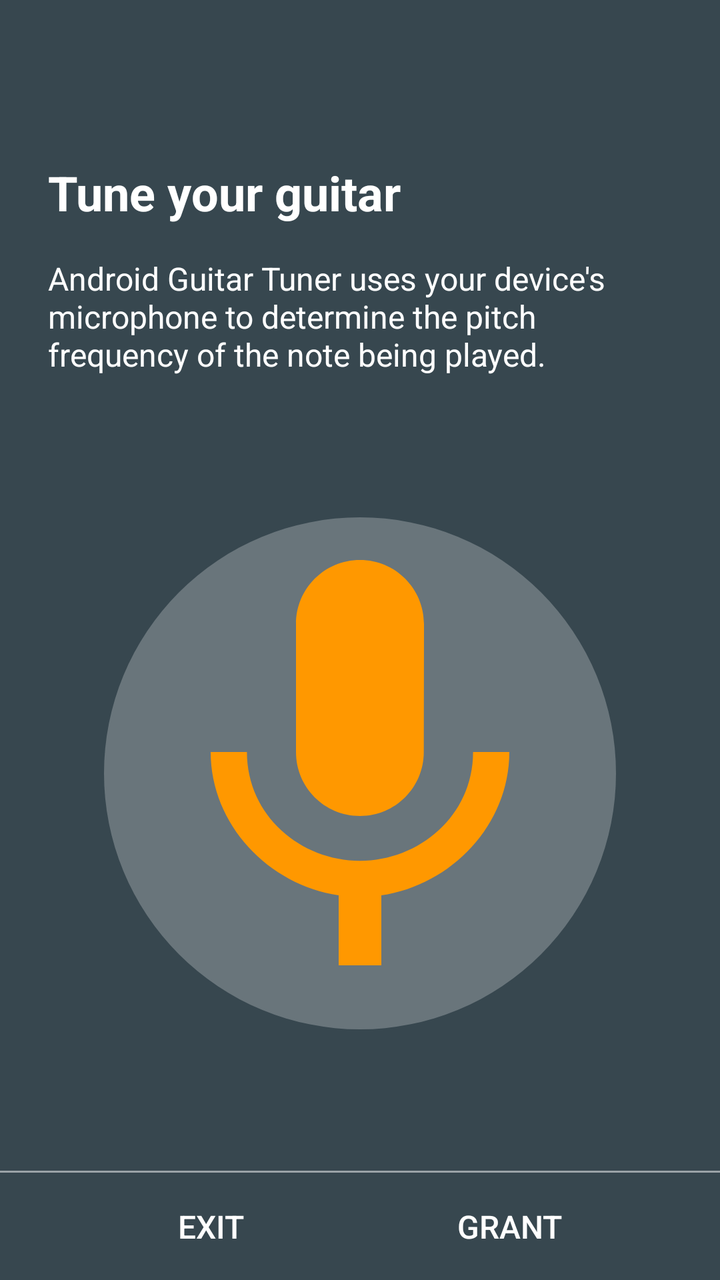
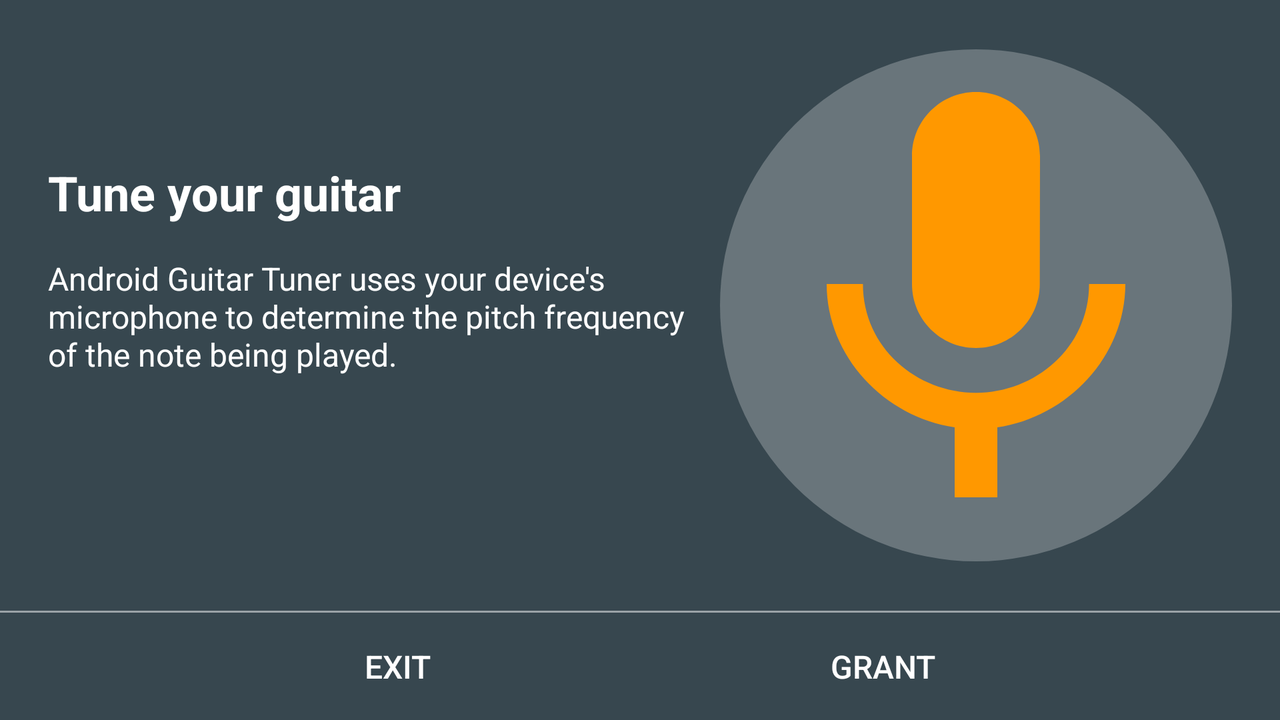

An Android layout and its configuration variant, each rendered on a device that would load it. The default file and the variant file are quoted in full after the pictures.
<!-- AndroidManifest.xml: application theme AppTheme -->
<!-- res/layout/activity_permission.xml -->
<?xml version="1.0" encoding="utf-8"?>
<android.support.constraint.ConstraintLayout
    xmlns:android="http://schemas.android.com/apk/res/android"
    xmlns:app="http://schemas.android.com/apk/res-auto"
    android:layout_width="match_parent"
    android:layout_height="match_parent">

    <TextView
        android:id="@+id/titleTextView"
        android:layout_width="0dp"
        android:layout_height="wrap_content"
        android:layout_marginEnd="@dimen/spacing_medium"
        android:layout_marginStart="@dimen/spacing_medium"
        android:layout_marginTop="@dimen/permission_title_top_margin"
        android:text="@string/permission_title"
        android:textColor="@color/primary_text_color"
        android:textSize="@dimen/text_size_medium"
        android:textStyle="bold"
        app:layout_constraintEnd_toEndOf="parent"
        app:layout_constraintStart_toStartOf="parent"
        app:layout_constraintTop_toTopOf="parent"/>

    <TextView
        android:id="@+id/descriptionTextView"
        android:layout_width="0dp"
        android:layout_height="wrap_content"
        android:layout_marginEnd="@dimen/spacing_medium"
        android:layout_marginStart="@dimen/spacing_medium"
        android:layout_marginTop="@dimen/spacing_small"
        android:text="@string/permission_description"
        android:textColor="@color/primary_text_color"
        android:textSize="@dimen/text_size_small"
        app:layout_constraintEnd_toEndOf="parent"
        app:layout_constraintStart_toStartOf="parent"
        app:layout_constraintTop_toBottomOf="@+id/titleTextView"/>

    <ImageView
        android:id="@+id/permissionIconImageView"
        android:layout_width="wrap_content"
        android:layout_height="wrap_content"
        android:contentDescription="@string/permission_icon_content_description"
        android:src="@drawable/permission_graphic"
        app:layout_constraintBottom_toTopOf="@+id/buttonTopDivider"
        app:layout_constraintEnd_toEndOf="parent"
        app:layout_constraintStart_toStartOf="parent"
        app:layout_constraintTop_toBottomOf="@+id/descriptionTextView"/>

    <View
        android:id="@+id/buttonTopDivider"
        android:layout_width="0dp"
        android:layout_height="1dp"
        android:background="@color/white_50_percent_transparency"
        app:layout_constraintBottom_toTopOf="@+id/exitButton"
        app:layout_constraintEnd_toEndOf="parent"
        app:layout_constraintStart_toStartOf="parent"/>

    <Button
        android:id="@+id/exitButton"
        style="@style/Button.Permission"
        android:layout_width="wrap_content"
        android:layout_height="wrap_content"
        android:text="@string/permission_exit_button"
        app:layout_constraintBottom_toBottomOf="parent"
        app:layout_constraintEnd_toStartOf="@+id/permissionButton"
        app:layout_constraintHorizontal_chainStyle="spread"
        app:layout_constraintStart_toStartOf="parent"/>

    <Button
        android:id="@+id/permissionButton"
        style="@style/Button.Permission"
        android:layout_width="wrap_content"
        android:layout_height="wrap_content"
        android:text="@string/permission_allow_button"
        app:layout_constraintBottom_toBottomOf="parent"
        app:layout_constraintEnd_toEndOf="parent"
        app:layout_constraintStart_toEndOf="@+id/exitButton"/>

</android.support.constraint.ConstraintLayout>
<!-- resources referenced by this layout -->
<resources>
  <color name="primary_text_color">@color/white</color>
  <color name="white_50_percent_transparency">#80FFFFFF</color>
  <dimen name="permission_title_top_margin">80dp</dimen>
  <dimen name="spacing_medium">24dp</dimen>
  <dimen name="spacing_small">16dp</dimen>
  <dimen name="text_size_medium">24sp</dimen>
  <dimen name="text_size_small">16sp</dimen>
  <!-- drawable permission_graphic (drawable) -->
  <?xml version="1.0" encoding="utf-8"?>
  <layer-list xmlns:android="http://schemas.android.com/apk/res/android">
  
      <item android:drawable="@drawable/permission_graphic_circle"/>
  
      <item
          android:drawable="@drawable/permission_graphic_microphone"
          android:gravity="center"/>
  
  </layer-list>
  <string name="permission_allow_button">Grant</string>
  <string name="permission_description">Android Guitar Tuner uses your device\'s microphone to determine the pitch frequency of the note being played.</string>
  <string name="permission_exit_button">Exit</string>
  <string name="permission_icon_content_description">An icon illustrating an audio permission rationale.</string>
  <string name="permission_title">Tune your guitar</string>
  <style name="Button.Permission" parent="Base.Widget.AppCompat.Button.Borderless">
          <item name="android:textSize">@dimen/text_size_small</item>
          <item name="android:padding">@dimen/spacing_small</item>
      </style>
  <style name="AppTheme" parent="Theme.AppCompat.Light.NoActionBar">
          <item name="android:windowBackground">@color/primary_light_color</item>
          <item name="colorPrimary">@color/primary_color</item>
          <item name="colorPrimaryDark">@color/primary_dark_color</item>
          <item name="colorAccent">@color/primary_accent_color</item>
          <item name="android:textColorPrimary">@color/primary_text_color</item>
          <item name="android:navigationBarColor">@color/primary_dark_color</item>
          <item name="android:colorControlNormal">@color/white</item>
      </style>
  <color name="white">#FFFFFF</color>
  <!-- drawable permission_graphic_circle (drawable) -->
  <?xml version="1.0" encoding="utf-8"?>
  <shape xmlns:android="http://schemas.android.com/apk/res/android"
         android:shape="oval">
  
      <solid
          android:color="@color/permission_circle_color"/>
  
      <size
          android:width="@dimen/permission_circle_size"
          android:height="@dimen/permission_circle_size"/>
  
  </shape>
  <!-- drawable permission_graphic_microphone (drawable) -->
  <vector xmlns:android="http://schemas.android.com/apk/res/android"
          android:width="@dimen/permission_microphone_size"
          android:height="@dimen/permission_microphone_size"
          android:viewportHeight="24.0"
          android:viewportWidth="24.0">
      <path
          android:fillColor="@color/permission_microphone_color"
          android:pathData="M12,14c1.66,0 2.99,-1.34 2.99,-3L15,5c0,-1.66 -1.34,-3 -3,-3S9,3.34 9,5v6c0,1.66 1.34,3 3,3zM17.3,11c0,3 -2.54,5.1 -5.3,5.1S6.7,14 6.7,11L5,11c0,3.41 2.72,6.23 6,6.72L11,21h2v-3.28c3.28,-0.48 6,-3.3 6,-6.72h-1.7z"/>
  </vector>
  <color name="primary_light_color">#37474F</color>
  <color name="primary_color">#263238</color>
  <color name="primary_dark_color">#212121</color>
  <color name="primary_accent_color">#85D52C</color>
  <color name="permission_circle_color">@color/white_25_percent_transparency</color>
  <dimen name="permission_circle_size">256dp</dimen>
  <dimen name="permission_microphone_size">256dp</dimen>
  <color name="permission_microphone_color">@color/secondary_accent_color</color>
  <color name="white_25_percent_transparency">#40FFFFFF</color>
  <color name="secondary_accent_color">#FF9800</color>
</resources>
<!-- res/layout-land/activity_permission.xml (the repository's variant of the layout above) -->
<!-- drawn on the phone turned sideways -->
<?xml version="1.0" encoding="utf-8"?>
<android.support.constraint.ConstraintLayout
    xmlns:android="http://schemas.android.com/apk/res/android"
    xmlns:app="http://schemas.android.com/apk/res-auto"
    android:layout_width="match_parent"
    android:layout_height="match_parent">

    <TextView
        android:id="@+id/titleTextView"
        android:layout_width="0dp"
        android:layout_height="wrap_content"
        android:layout_marginEnd="@dimen/spacing_small"
        android:layout_marginStart="@dimen/spacing_medium"
        android:layout_marginTop="@dimen/permission_title_top_margin"
        android:text="@string/permission_title"
        android:textColor="@color/primary_text_color"
        android:textSize="@dimen/text_size_medium"
        android:textStyle="bold"
        app:layout_constraintEnd_toStartOf="@+id/permissionIconImageView"
        app:layout_constraintStart_toStartOf="parent"
        app:layout_constraintTop_toTopOf="parent"/>

    <TextView
        android:id="@+id/descriptionTextView"
        android:layout_width="0dp"
        android:layout_height="wrap_content"
        android:layout_marginEnd="@dimen/spacing_small"
        android:layout_marginStart="@dimen/spacing_medium"
        android:layout_marginTop="@dimen/spacing_small"
        android:text="@string/permission_description"
        android:textColor="@color/primary_text_color"
        android:textSize="@dimen/text_size_small"
        app:layout_constraintEnd_toStartOf="@+id/permissionIconImageView"
        app:layout_constraintStart_toStartOf="parent"
        app:layout_constraintTop_toBottomOf="@+id/titleTextView"/>

    <ImageView
        android:id="@+id/permissionIconImageView"
        android:layout_width="wrap_content"
        android:layout_height="wrap_content"
        android:layout_marginEnd="@dimen/spacing_medium"
        android:contentDescription="@string/permission_icon_content_description"
        android:src="@drawable/permission_graphic"
        app:layout_constraintBottom_toTopOf="@+id/buttonTopDivider"
        app:layout_constraintEnd_toEndOf="parent"
        app:layout_constraintTop_toTopOf="parent"/>

    <View
        android:id="@+id/buttonTopDivider"
        android:layout_width="0dp"
        android:layout_height="1dp"
        android:background="@color/white_50_percent_transparency"
        app:layout_constraintBottom_toTopOf="@+id/exitButton"
        app:layout_constraintEnd_toEndOf="parent"
        app:layout_constraintStart_toStartOf="parent"/>

    <Button
        android:id="@+id/exitButton"
        style="@style/Button.Permission"
        android:layout_width="wrap_content"
        android:layout_height="wrap_content"
        android:text="@string/permission_exit_button"
        app:layout_constraintBottom_toBottomOf="parent"
        app:layout_constraintEnd_toStartOf="@+id/permissionButton"
        app:layout_constraintHorizontal_chainStyle="spread"
        app:layout_constraintStart_toStartOf="parent"/>

    <Button
        android:id="@+id/permissionButton"
        style="@style/Button.Permission"
        android:layout_width="wrap_content"
        android:layout_height="wrap_content"
        android:text="@string/permission_allow_button"
        app:layout_constraintBottom_toBottomOf="parent"
        app:layout_constraintEnd_toEndOf="parent"
        app:layout_constraintStart_toEndOf="@+id/exitButton"/>

</android.support.constraint.ConstraintLayout>
